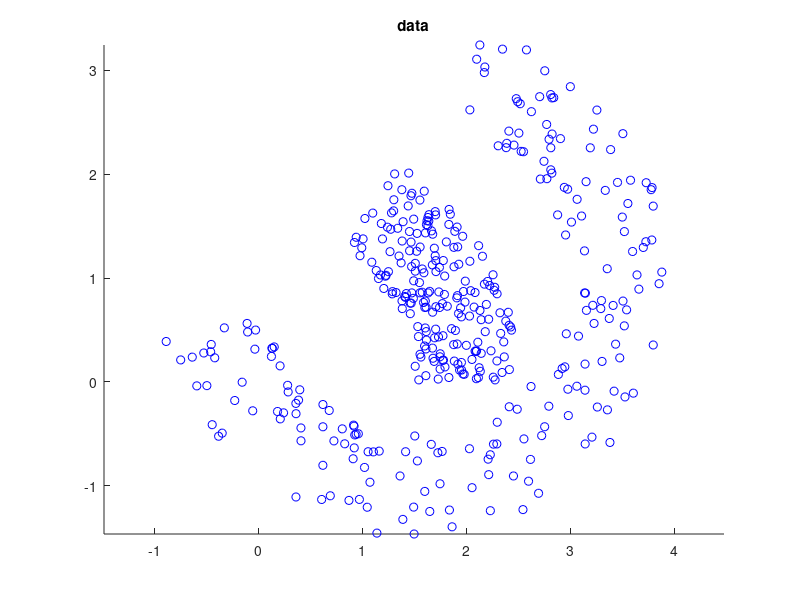
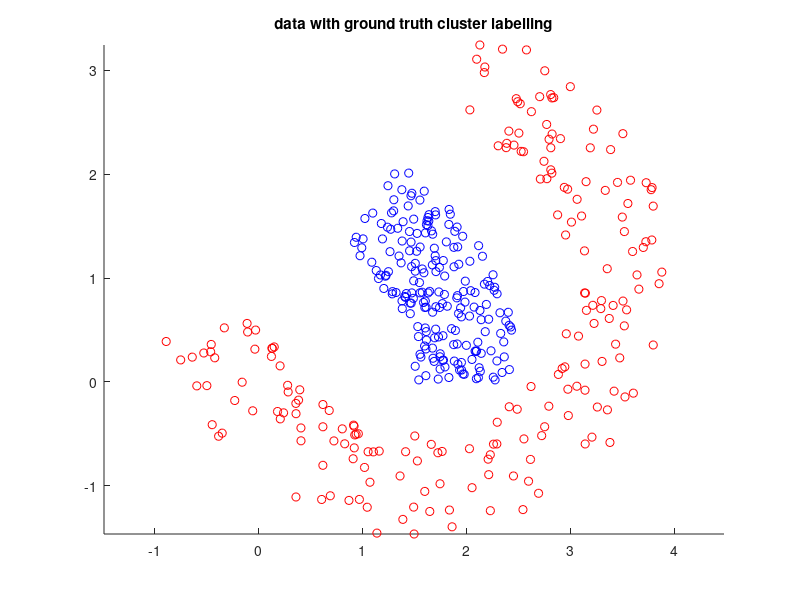

These figures' MATLAB source, in order: (Note: this script raises an error after producing the figures.)
clear all;
close all;
clc;

%% load data
load('data1.mat');
load('data2.mat');

K = max(labels); % number of clusters

%% display data
figure;
scatter(X(1,:),X(2,:),'b');
axis equal;
title('data');

colors = {'b', 'r', 'g'};
figure;
for j = 1:K
    scatter( X(1,labels == j), X(2,labels == j), colors{j} );
    hold on;
end
axis equal;
title('data with ground truth cluster labelling');

%% cluster with k-means
perm = randperm(size(X,2));
% Cinit = X(:,perm(1:K));
Cinit = X(:,perm(1:K));

fprintf('k-means ... ');
tic;
[C, A] = Kmeans_MicheleWyss(X, Cinit);
toc;

%% display clustering
figure;
for j = 1:K
    scatter( X(1,A == j), X(2,A == j), colors{j} );
    hold on;
%     scatter( Cinit(1,j), Cinit(2,j), 100, colors{j}, 'fill' );
    scatter( C(1,j), C(2,j), 100, colors(j), 'fill' );
end
axis equal;
title('clustered data');
